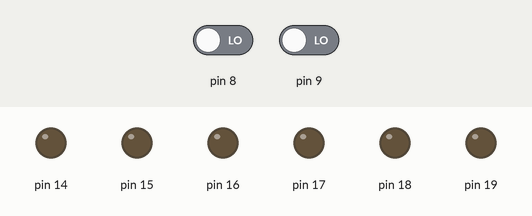
Simulated run of this sketch. Board: Arduino Uno, built with avr-gcc and run on an emulated ATmega328P. Shown: output pins drawn as LEDs (lit = HIGH). Inputs (shaded band) come from the test bench; at power-on: pin 8 LOW, pin 9 LOW.

Above: at 1.2 s.
1.3 s: pin 8 driven HIGH
At 2.0 s:
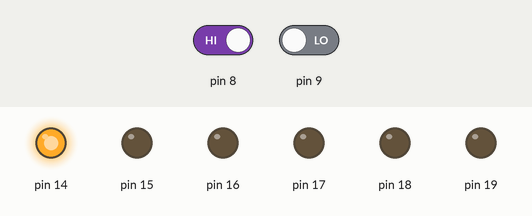
2.8 s: pin 9 driven HIGH
At 3.1 s:
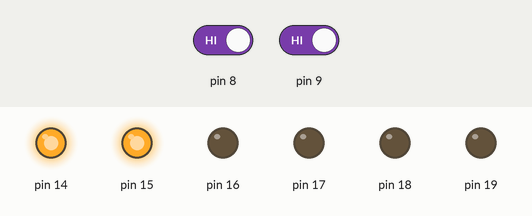
4.3 s: pin 8 driven LOW
At 5.4 s:
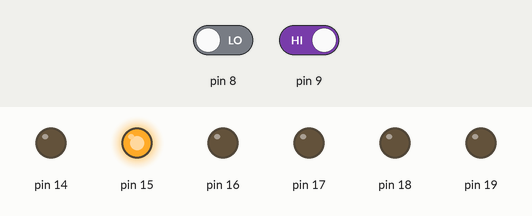
5.8 s: pin 9 driven LOW
At 6.6 s:
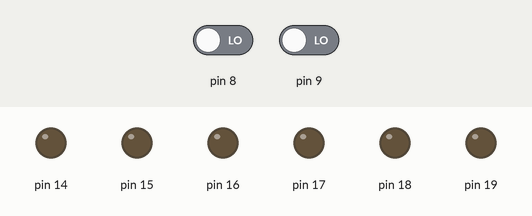
Timing chart, 0 to 8.3 s (numbered marks = the images above; inputs shaded):
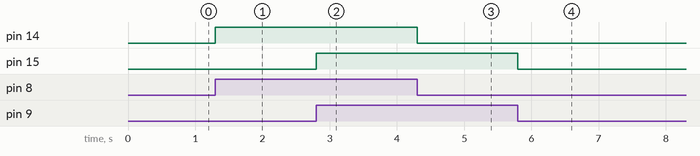

Measured:
- after the input at 1.3 s, pin 14: LOW → HIGH at once
- after the input at 2.8 s, pin 15: LOW → HIGH at once
- after the input at 4.3 s, pin 14: HIGH → LOW at once
- after the input at 5.8 s, pin 15: HIGH → LOW at once

The sketch:

lab_1_Ex_2.ino
```cpp
#include <avr/io.h>
#include <util/delay.h>
void setup() {
  // put your setup code here, to run once:
  //configure pins
  DDRB = 0;
  DDRC = 0xFF;
  PORTC = PORTC & (~(1<<PC0));
  PORTC = PORTC & (~(1<<PC1));
}

void loop() {
  // put your main code here, to run repeatedly:
  if(PINB&0x01==1)
  {
     PORTC = PORTC |(1<<PC0);
   }
   else
   {
      PORTC = PORTC & (~(1<<PC0));
    }
    if(PINB&0x02)
  {
     PORTC = PORTC |(1<<PC1);
   }
   else
   {
      PORTC = PORTC & (~(1<<PC1));
    }
  
}
```
